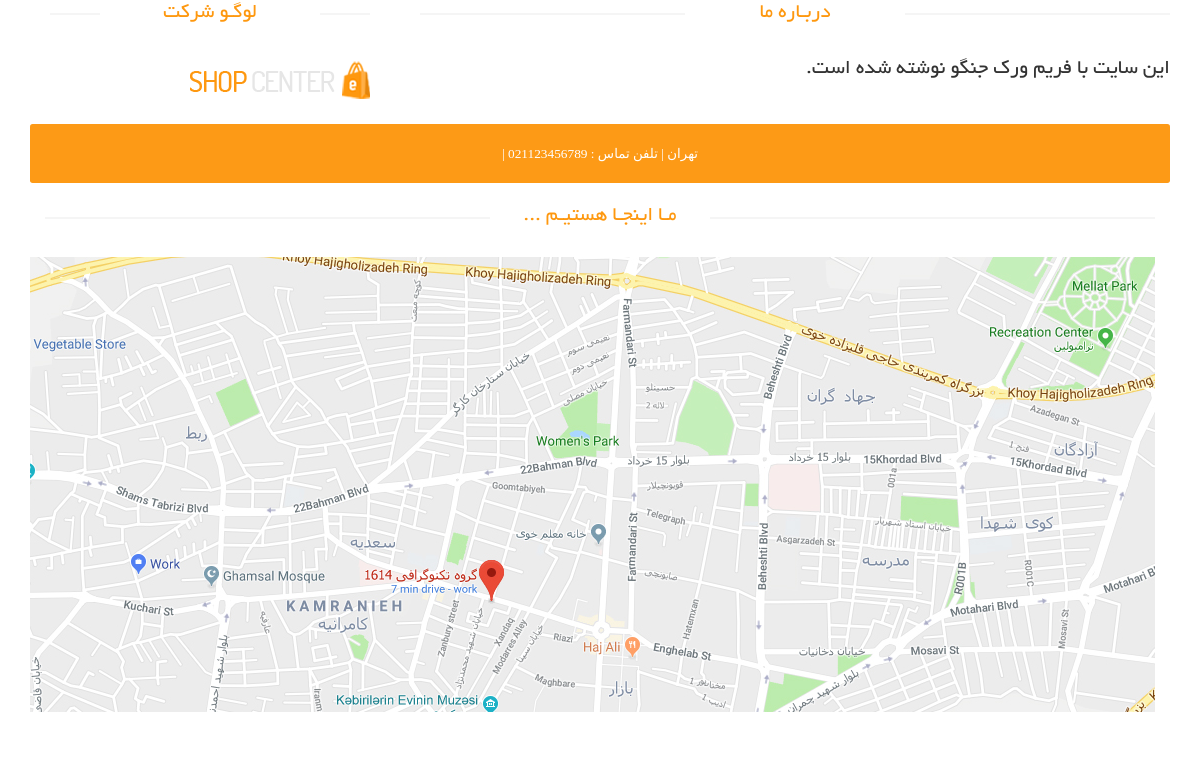
Page /about-us on the committed database.
### site_module/models.py (models this page shows, shortened)
class SiteSetting(models.Model):
    site_name = models.CharField(max_length=200, verbose_name='نام سایت')
    site_url = models.CharField(max_length=200, verbose_name='دامنه سایت')
    address = models.CharField(max_length=200, verbose_name='آدرس')
    phone = models.CharField(max_length=200, null=True, blank=True, verbose_name='تلفن')
    fax = models.CharField(max_length=200, null=True, blank=True, verbose_name='فکس')
    email = models.CharField(max_length=200, null=True, blank=True, verbose_name='ایمیل')
    copy_right = models.TextField(verbose_name='متن کپی رایت سایت')
    about_us_text = models.TextField(verbose_name='متن درباره ما سایت')
    site_logo = models.ImageField(upload_to='images/site_setting', verbose_name='لوگو سایت')
    is_main_setting = models.BooleanField(verbose_name='تنظیمات اصلی')
    class Meta:
        verbose_name = 'تنظیمات سایت'
        verbose_name_plural = 'تنطیمات'

### home_module/views.py (the view)
# urls.py: path('about-us', views.AboutView.as_view(), name='about_page')
class AboutView(TemplateView):
    template_name = 'home_module/about_page.html'
    def get_context_data(self, **kwargs):
        context = super(AboutView, self).get_context_data(**kwargs)
        site_setting: SiteSetting = SiteSetting.objects.filter(is_main_setting=True).first()
        context['site_setting'] = site_setting
        return context

### home_module/templates/home_module/about_page.html (shortened to what this page needs)
{% extends 'shared/_layout.html' %}
{% load static %}
{% block content %}
   <div id="contact-page" class="container">
    	<div class="bg">
    		<div class="row">
				<div class="col-sm-4">
	    			<div class="contact-info">
	    				<h2 class="title text-center">لوگـو شرکت</h2>
						<img src="{{ site_setting.site_logo.url }}" class="img-responsive">
	    			</div>
    			</div>
	    		<div class="col-sm-8">
	    			<div class="about">
	    				<h2 class="title text-center">دربـاره ما</h2>
						<p class="about-desc">
	    				    {{ site_setting.about_us_text }}
						</p>
	    			</div>
	    		</div>
	    	</div>
			<div class="row">
				<div class="col-sm-12 about-address">
					<address>
	    				<p>
                             {{ site_setting.address }} |
                            تلفن تماس :   {{ site_setting.phone }} |
						</p>
	    			</address>
				</div>
			</div>
			<div class="row">
				<div class="container">
	    			<div class="col-sm-12" style="overflow: hidden; margin-bottom: 40px"><h2 class="title text-center">
                        مـا اینجـا هستیـم ... </h2>
                        <div id="gmap" class="contact-map">
							<img src="{% static 'images/home/Map.jpg' %}" alt="Map">
						</div>
					</div>
				</div>
			</div>
    	</div>
    </div>
{% endblock %}

### static/css/main.css (style rules this page uses)
body { font-family: 'BYekan'; font-size: 10pt; position: relative; font-weight: normal; direction: rtl; }
h1, h2, h3, h4, h5, h6 { font-family: 'BYekan', sans-serif; }
.left-sidebar h2:after, h2.title:after { content: " "; position: absolute; border: 1px solid #f5f5f5; bottom: 8px; right: 0; width: 100%; height: 0; z-index: -2; }
h2.title:before { content: " "; position: absolute; background: #fff; bottom: -6px; width: 220px; height: 30px; z-index: -1; right: 50%; margin-right: -110px; }
h2.title { color: #FE980F; font-family: 'BYekan', sans-serif; font-size: 16pt; font-weight: 400; margin: 0 15px; text-transform: uppercase; margin-bottom: 30px; position: relative; }
.about-address { margin-top: 20px; }
.about-address p { text-align: center; padding: 20px 10px 20px 10px; background-color: #FD9A16; font-family: tahoma; font-size: 10pt; color: #ffffff; border-radius: 0.2em; }
.bg h2.title { margin-right: 0; margin-left: 0; margin-top: 0; }
.about .about-desc { text-align: justify; font-size: 16pt; }
.contact-map { width: 100%; height: 385px; margin-bottom: 70px }
#contact-page .contact-info { padding: 0 20px; }

### rows in the picture
SiteSetting: site_logo (picture), about_us_text "این سایت با فریم ورک جنگو نوشته شده است.", address "تهران", phone "021123456789"
